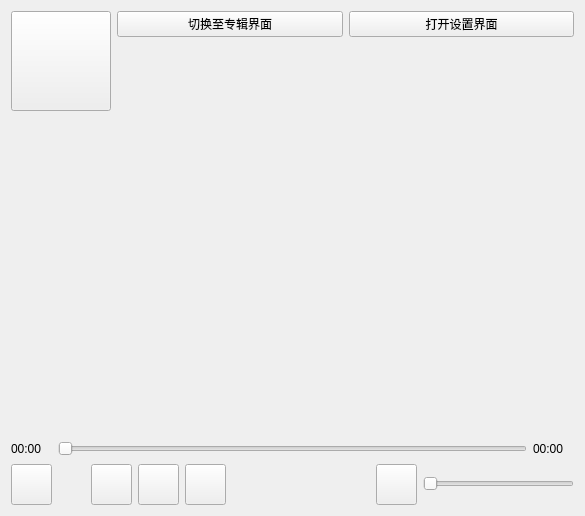
<?xml version="1.0" encoding="UTF-8"?>
<ui version="4.0">
 <class>MusicClient</class>
 <widget class="QWidget" name="MusicClient">
  <property name="geometry">
   <rect>
    <x>0</x>
    <y>0</y>
    <width>585</width>
    <height>516</height>
   </rect>
  </property>
  <property name="windowTitle">
   <string>Form</string>
  </property>
  <layout class="QGridLayout" name="gridLayout_3">
   <item row="0" column="0">
    <layout class="QGridLayout" name="gridLayout">
     <item row="0" column="0">
      <layout class="QGridLayout" name="gridLayout_2">
       <item row="0" column="0" rowspan="2" alignment="Qt::AlignTop">
        <widget class="QPushButton" name="pushButton_login">
         <property name="minimumSize">
          <size>
           <width>100</width>
           <height>100</height>
          </size>
         </property>
         <property name="maximumSize">
          <size>
           <width>100</width>
           <height>100</height>
          </size>
         </property>
         <property name="styleSheet">
          <string notr="true"/>
         </property>
         <property name="text">
          <string/>
         </property>
        </widget>
       </item>
       <item row="0" column="1">
        <widget class="QPushButton" name="pushButton_test1">
         <property name="text">
          <string>切换至专辑界面</string>
         </property>
        </widget>
       </item>
       <item row="0" column="2">
        <widget class="QPushButton" name="pushButton_test2">
         <property name="text">
          <string>打开设置界面</string>
         </property>
        </widget>
       </item>
      </layout>
     </item>
     <item row="1" column="0">
      <layout class="QGridLayout" name="gridLayout_main">
       <property name="sizeConstraint">
        <enum>QLayout::SetMaximumSize</enum>
       </property>
      </layout>
     </item>
     <item row="2" column="0">
      <layout class="QHBoxLayout" name="horizontalLayout_4">
       <item>
        <widget class="QLabel" name="label_position">
         <property name="minimumSize">
          <size>
           <width>41</width>
           <height>19</height>
          </size>
         </property>
         <property name="maximumSize">
          <size>
           <width>41</width>
           <height>19</height>
          </size>
         </property>
         <property name="text">
          <string>00:00</string>
         </property>
        </widget>
       </item>
       <item>
        <widget class="QSlider" name="horizontalSlider_playtime">
         <property name="orientation">
          <enum>Qt::Horizontal</enum>
         </property>
        </widget>
       </item>
       <item>
        <widget class="QLabel" name="label_duration">
         <property name="minimumSize">
          <size>
           <width>41</width>
           <height>19</height>
          </size>
         </property>
         <property name="maximumSize">
          <size>
           <width>41</width>
           <height>19</height>
          </size>
         </property>
         <property name="text">
          <string>00:00</string>
         </property>
        </widget>
       </item>
      </layout>
     </item>
     <item row="3" column="0">
      <layout class="QHBoxLayout" name="horizontalLayout_2">
       <item>
        <widget class="QPushButton" name="pushButton_show">
         <property name="minimumSize">
          <size>
           <width>41</width>
           <height>41</height>
          </size>
         </property>
         <property name="maximumSize">
          <size>
           <width>41</width>
           <height>41</height>
          </size>
         </property>
         <property name="styleSheet">
          <string notr="true"/>
         </property>
         <property name="text">
          <string/>
         </property>
        </widget>
       </item>
       <item>
        <spacer name="horizontalSpacer_2">
         <property name="orientation">
          <enum>Qt::Horizontal</enum>
         </property>
         <property name="sizeHint" stdset="0">
          <size>
           <width>40</width>
           <height>20</height>
          </size>
         </property>
        </spacer>
       </item>
       <item>
        <layout class="QHBoxLayout" name="horizontalLayout">
         <item>
          <widget class="QPushButton" name="pushButton_prev">
           <property name="minimumSize">
            <size>
             <width>41</width>
             <height>41</height>
            </size>
           </property>
           <property name="maximumSize">
            <size>
             <width>41</width>
             <height>41</height>
            </size>
           </property>
           <property name="styleSheet">
            <string notr="true">image: url(:/Img/icon/prev.png);</string>
           </property>
           <property name="text">
            <string/>
           </property>
          </widget>
         </item>
         <item>
          <widget class="QPushButton" name="pushButton_play_pause">
           <property name="minimumSize">
            <size>
             <width>41</width>
             <height>41</height>
            </size>
           </property>
           <property name="maximumSize">
            <size>
             <width>41</width>
             <height>41</height>
            </size>
           </property>
           <property name="styleSheet">
            <string notr="true"/>
           </property>
           <property name="text">
            <string/>
           </property>
          </widget>
         </item>
         <item>
          <widget class="QPushButton" name="pushButton_next">
           <property name="minimumSize">
            <size>
             <width>41</width>
             <height>41</height>
            </size>
           </property>
           <property name="maximumSize">
            <size>
             <width>41</width>
             <height>41</height>
            </size>
           </property>
           <property name="styleSheet">
            <string notr="true">image: url(:/Img/icon/next.png);</string>
           </property>
           <property name="text">
            <string/>
           </property>
          </widget>
         </item>
        </layout>
       </item>
       <item>
        <spacer name="horizontalSpacer_4">
         <property name="orientation">
          <enum>Qt::Horizontal</enum>
         </property>
         <property name="sizeHint" stdset="0">
          <size>
           <width>151</width>
           <height>20</height>
          </size>
         </property>
        </spacer>
       </item>
       <item>
        <widget class="QPushButton" name="pushButton_playmode">
         <property name="minimumSize">
          <size>
           <width>41</width>
           <height>41</height>
          </size>
         </property>
         <property name="maximumSize">
          <size>
           <width>41</width>
           <height>41</height>
          </size>
         </property>
         <property name="styleSheet">
          <string notr="true"/>
         </property>
         <property name="text">
          <string/>
         </property>
        </widget>
       </item>
       <item>
        <widget class="QSlider" name="horizontalSlider_volumn">
         <property name="minimumSize">
          <size>
           <width>151</width>
           <height>22</height>
          </size>
         </property>
         <property name="maximumSize">
          <size>
           <width>151</width>
           <height>22</height>
          </size>
         </property>
         <property name="whatsThis">
          <string extracomment="音量"/>
         </property>
         <property name="orientation">
          <enum>Qt::Horizontal</enum>
         </property>
        </widget>
       </item>
      </layout>
     </item>
    </layout>
   </item>
  </layout>
 </widget>
 <resources/>
 <connections/>
</ui>
